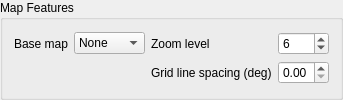
               <widget class="QGroupBox" name="groupBox_3">
                <property name="title">
                 <string>Map Features</string>
                </property>
                <layout class="QVBoxLayout" name="verticalLayout_15">
                 <item>
                  <layout class="QGridLayout" name="gridLayout_5">
                   <item row="0" column="2">
                    <widget class="QLabel" name="label_33">
                     <property name="text">
                      <string>Zoom level</string>
                     </property>
                    </widget>
                   </item>
                   <item row="0" column="3">
                    <widget class="QSpinBox" name="spinBox_6">
                     <property name="maximum">
                      <number>12</number>
                     </property>
                     <property name="value">
                      <number>6</number>
                     </property>
                    </widget>
                   </item>
                   <item row="0" column="0">
                    <widget class="QLabel" name="label_31">
                     <property name="text">
                      <string>Base map</string>
                     </property>
                    </widget>
                   </item>
                   <item row="0" column="1">
                    <widget class="QComboBox" name="comboBox_6">
                     <item>
                      <property name="text">
                       <string>None</string>
                      </property>
                     </item>
                     <item>
                      <property name="text">
                       <string>Stamen</string>
                      </property>
                     </item>
                    </widget>
                   </item>
                   <item row="1" column="2">
                    <widget class="QLabel" name="label_2">
                     <property name="text">
                      <string>Grid line spacing (deg)</string>
                     </property>
                    </widget>
                   </item>
                   <item row="1" column="3">
                    <widget class="QDoubleSpinBox" name="doubleSpinBox_26">
                     <property name="maximum">
                      <double>5.000000000000000</double>
                     </property>
                     <property name="singleStep">
                      <double>0.100000000000000</double>
                     </property>
                    </widget>
                   </item>
                  </layout>
                 </item>
                </layout>
               </widget>
